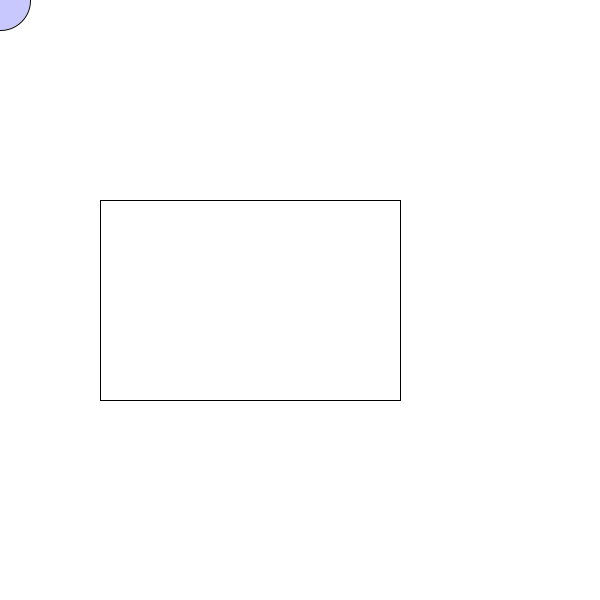
Frame 1 (no input)
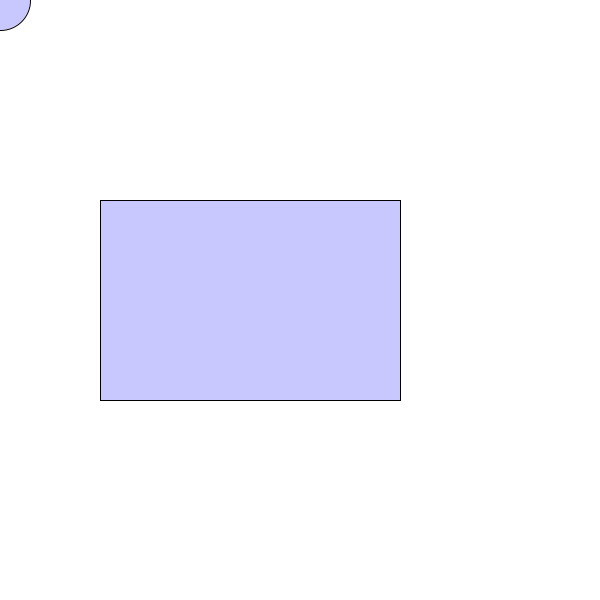
Frame 60 (the mouse pressed at the canvas centre just before this capture)
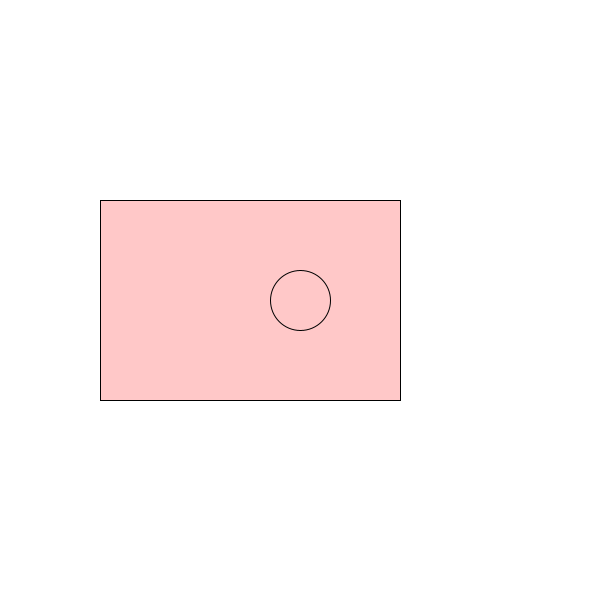
Frame 120 (the mouse held since frame 60 and released just before this capture)

The Processing sketch that drew these frames (run headless with seeded random() and noise(); from frame 60 on, the mouse is pressed at the canvas centre):

// Processing sketch: crossRectCircle
// ── crossRectCircle.pde
float Rect[]={100,200,300,200};
float R=30;
void setup(){
  size(600,600);
}
void draw(){
  background(255);
  rect(Rect[0],Rect[1],Rect[2],Rect[3]);
  boolean crossRect;
  crossRect=inRect(Rect[0]-R,Rect[1],Rect[0]+Rect[2]+R,Rect[1]+Rect[3],mouseX,mouseY);
  crossRect=crossRect||inRect(Rect[0],Rect[1]-R,Rect[0]+Rect[2],Rect[1]+R+Rect[3],mouseX,mouseY);
  for(int i=0;i<2;i++)
    for(int j=0;j<2;j++)
      crossRect=crossRect||inCircle(mouseX,mouseY,R,Rect[0]+i*Rect[2],Rect[1]+j*Rect[3]);
  if(crossRect)fill(255,200,200);
  else fill(200,200,255);
  ellipse(mouseX,mouseY,2*R,2*R);
}
boolean inRect(float x1,float y1,float x2,float y2,float x,float y){
  if(min(x1,x2)<=x && max(x1,x2)>=x && min(y1,y2)<=y && max(y1,y2)>=y)return true;
  return false;
}
boolean inCircle(float centerX,float centerY,float r,float x,float y){
  if(pow(centerX-x,2)+pow(centerY-y,2)<=pow(r,2))return true;
  return false;
}
